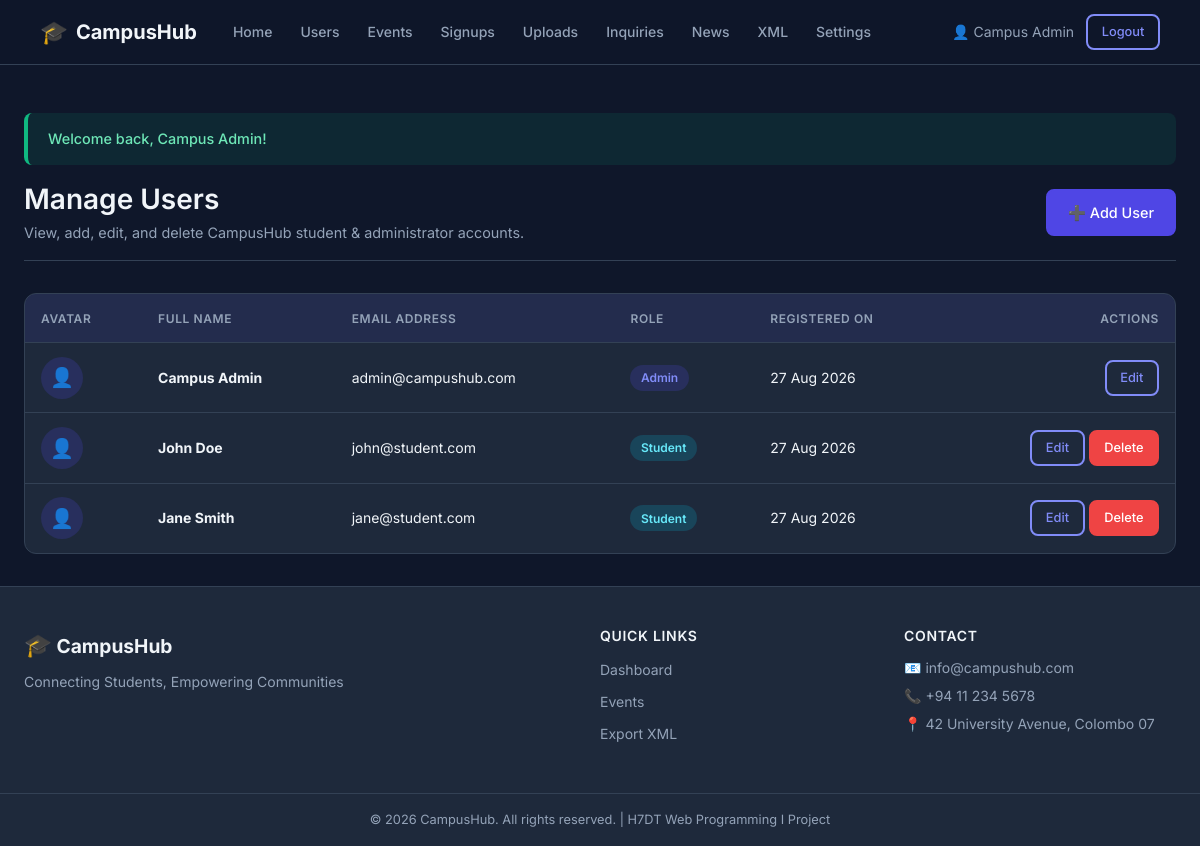
/admin/manage_users.php (signed in), run on the app's committed database.
### tables this page shows
CREATE TABLE `users` (
  `id` int(11) NOT NULL AUTO_INCREMENT,
  `role` enum('admin','student') NOT NULL DEFAULT 'student',
  `full_name` varchar(100) NOT NULL,
  `email` varchar(150) NOT NULL,
  `password` varchar(255) NOT NULL,
  `profile_image` varchar(255) DEFAULT NULL,
  `created_at` timestamp NOT NULL DEFAULT current_timestamp(),
  PRIMARY KEY (`id`),
  UNIQUE KEY `email` (`email`)
);

### admin/manage_users.php (the view, shortened to what this page needs)
<?php
require_once '../includes/functions.php';
require_once '../includes/db_connect.php';
$action = $_GET['action'] ?? 'list';
$users = [];
if ($action === 'list') {
    try {
        $users = $pdo->query("SELECT * FROM users ORDER BY created_at DESC")->fetchAll();
    } catch (PDOException $e) {
        error_log("Failed to fetch users list: " . $e->getMessage());
    }
}
include '../includes/header.php';
?>
<div class="page-header">
    <div>
        <h1>Manage Users</h1>
        <p>View, add, edit, and delete CampusHub student & administrator accounts.</p>
    </div>
    <?php if ($action === 'list'): ?>
        <a href="manage_users.php?action=add" class="btn btn-primary">➕ Add User</a>
    <?php else: ?>
        <a href="manage_users.php" class="btn btn-outline">⬅️ Back to List</a>
    <?php endif; ?>
</div>
<?php if ($action === 'list'): ?>
    <div class="table-wrapper">
        <table>
            <thead>
                <tr>
                    <th>Avatar</th>
                    <th>Full Name</th>
                    <th>Email Address</th>
                    <th>Role</th>
                    <th>Registered On</th>
                    <th class="text-right">Actions</th>
                </tr>
            </thead>
            <tbody>
                <?php if (empty($users)): ?>
                    <tr>
                        <td colspan="6" class="text-center text-muted">No users found.</td>
                    </tr>
                <?php else: ?>
                    <?php foreach ($users as $u): ?>
                        <tr>
                            <td>
                                <?php if (!empty($u['profile_image'])): ?>
                                    <img src="../assets/uploads/profiles/<?= sanitize($u['profile_image']) ?>" class="avatar" alt="Avatar">
                                <?php else: ?>
                                    <div class="avatar-placeholder">👤</div>
                                <?php endif; ?>
                            </td>
                            <td><strong><?= sanitize($u['full_name']) ?></strong></td>
                            <td><?= sanitize($u['email']) ?></td>
                            <td><span class="badge badge-<?= sanitize($u['role']) ?>"><?= sanitize($u['role']) ?></span></td>
                            <td><?= formatDate($u['created_at'], 'd M Y') ?></td>
                            <td class="text-right">
                                <a href="manage_users.php?action=edit&id=<?= $u['id'] ?>" class="btn btn-outline btn-sm">Edit</a>
                                <?php if ($u['id'] !== intval($_SESSION['user_id'])): ?>
                                    <a href="manage_users.php?action=delete&id=<?= $u['id'] ?>" class="btn btn-danger btn-sm" onclick="return confirm('Are you sure you want to delete this user?');">Delete</a>
                                <?php endif; ?>
                            </td>
                        </tr>
                    <?php endforeach; ?>
                <?php endif; ?>
            </tbody>
        </table>
    </div>
<?php endif; ?>
<?php include '../includes/footer.php'; ?>

### includes/header.php (shortened to what this page needs)
<?php
require_once __DIR__ . '/functions.php';
$depth    = substr_count($_SERVER['PHP_SELF'], '/') - 1;
$basePath = str_repeat('../', max(0, $depth - 1));
if ($depth <= 1) $basePath = '';
?>
<!DOCTYPE html>
<html lang="en">
<head>
    <link rel="stylesheet" href="<?= $basePath ?>assets/css/style.css">
</head>
<body>
<?php if (isLoggedIn()): ?>
<nav class="navbar" id="main-nav">
    <div class="nav-container">
        <a href="<?= isAdmin() ? $basePath . 'admin/dashboard.php' : $basePath . 'student/dashboard.php' ?>" class="nav-brand">
            <span class="brand-icon">🎓</span>
            <span class="brand-text">CampusHub</span>
        </a>
        <ul class="nav-links" id="nav-links">
            <?php if (isAdmin()): ?>
                <li><a href="<?= $basePath ?>admin/dashboard.php"         class="nav-link">Home</a></li>
                <li><a href="<?= $basePath ?>admin/manage_users.php"       class="nav-link">Users</a></li>
                <li><a href="<?= $basePath ?>admin/manage_events.php"      class="nav-link">Events</a></li>
                <li><a href="<?= $basePath ?>admin/manage_registrations.php" class="nav-link">Signups</a></li>
                <li><a href="<?= $basePath ?>admin/manage_submissions.php" class="nav-link">Uploads</a></li>
                <li><a href="<?= $basePath ?>admin/view_inquiries.php"     class="nav-link">Inquiries</a></li>
                <li><a href="<?= $basePath ?>admin/manage_announcements.php" class="nav-link">News</a></li>
                <li><a href="<?= $basePath ?>admin/export_xml.php"         class="nav-link">XML</a></li>
                <li><a href="<?= $basePath ?>admin/org_info.php"           class="nav-link">Settings</a></li>
            <?php endif; ?>
        </ul>
        <div class="nav-user">
            <span class="nav-user-name">👤 <?= sanitize($_SESSION['full_name'] ?? 'User') ?></span>
            <a href="<?= $basePath ?>logout.php" class="btn btn-outline btn-sm">Logout</a>
        </div>
    </div>
</nav>
<?php endif; ?>
<main class="main-content">
<?php showFlash(); ?>

### includes/functions.php (shortened to what this page needs)
<?php
function sanitize($data) {
    return htmlspecialchars(trim($data), ENT_QUOTES, 'UTF-8');
}
function getFlash() {
    if (isset($_SESSION['flash'])) {
        $flash = $_SESSION['flash'];
        return $flash;
    }
    return null;
}
function showFlash() {
    $flash = getFlash();
    if ($flash) {
        $type    = sanitize($flash['type']);
        $message = sanitize($flash['message']);
        echo "<div class=\"alert alert-{$type}\">{$message}</div>";
    }
}
function isLoggedIn() {
    return isset($_SESSION['user_id']);
}
function isAdmin() {
    return isset($_SESSION['role']) && $_SESSION['role'] === 'admin';
}
function formatDate($datetime, $format = 'D, d M Y \a\t g:i A') {
    return date($format, strtotime($datetime));
}
?>

### includes/footer.php (shortened to what this page needs)
<?php
$depth    = substr_count($_SERVER['PHP_SELF'], '/') - 1;
$basePath = str_repeat('../', max(0, $depth - 1));
if ($depth <= 1) $basePath = '';
?>
</main>
<footer class="site-footer">
    <div class="footer-container">
        <div class="footer-brand">
            <span class="brand-icon">🎓</span>
            <span class="brand-text">CampusHub</span>
            <p class="footer-tagline">Connecting Students, Empowering Communities</p>
        </div>
        <div class="footer-links">
            <h4>Quick Links</h4>
            <ul>
                <?php if (isLoggedIn() && isAdmin()): ?>
                    <li><a href="<?= $basePath ?>admin/dashboard.php">Dashboard</a></li>
                    <li><a href="<?= $basePath ?>admin/manage_events.php">Events</a></li>
                    <li><a href="<?= $basePath ?>admin/export_xml.php">Export XML</a></li>
                <?php elseif (isLoggedIn()): ?>
                    <li><a href="<?= $basePath ?>student/dashboard.php">Dashboard</a></li>
                    <li><a href="<?= $basePath ?>student/events.php">Events</a></li>
                    <li><a href="<?= $basePath ?>student/profile.php">My Profile</a></li>
                <?php else: ?>
                    <li><a href="<?= $basePath ?>index.php">Login</a></li>
                    <li><a href="<?= $basePath ?>register.php">Register</a></li>
                <?php endif; ?>
            </ul>
        </div>
        <div class="footer-contact">
            <h4>Contact</h4>
            <p>📧 info@campushub.com</p>
            <p>📞 +94 11 234 5678</p>
            <p>📍 42 University Avenue, Colombo 07</p>
        </div>
    </div>
    <div class="footer-bottom">
        <p>&copy; <?= date('Y') ?> CampusHub. All rights reserved. | H7DT Web Programming I Project</p>
    </div>
</footer>
</body>
</html>

### data on the page
users: full_name "Campus Admin", email "admin@campushub.com", role "Admin", created_at "27 Aug 2026"
users: full_name "John Doe", email "john@student.com", role "Student", created_at "27 Aug 2026"
users: full_name "Jane Smith", email "jane@student.com", role "Student", created_at "27 Aug 2026"

### other printed values
$_SESSION['full_name'] "Campus Admin"
$message "Welcome back, Campus Admin!"
